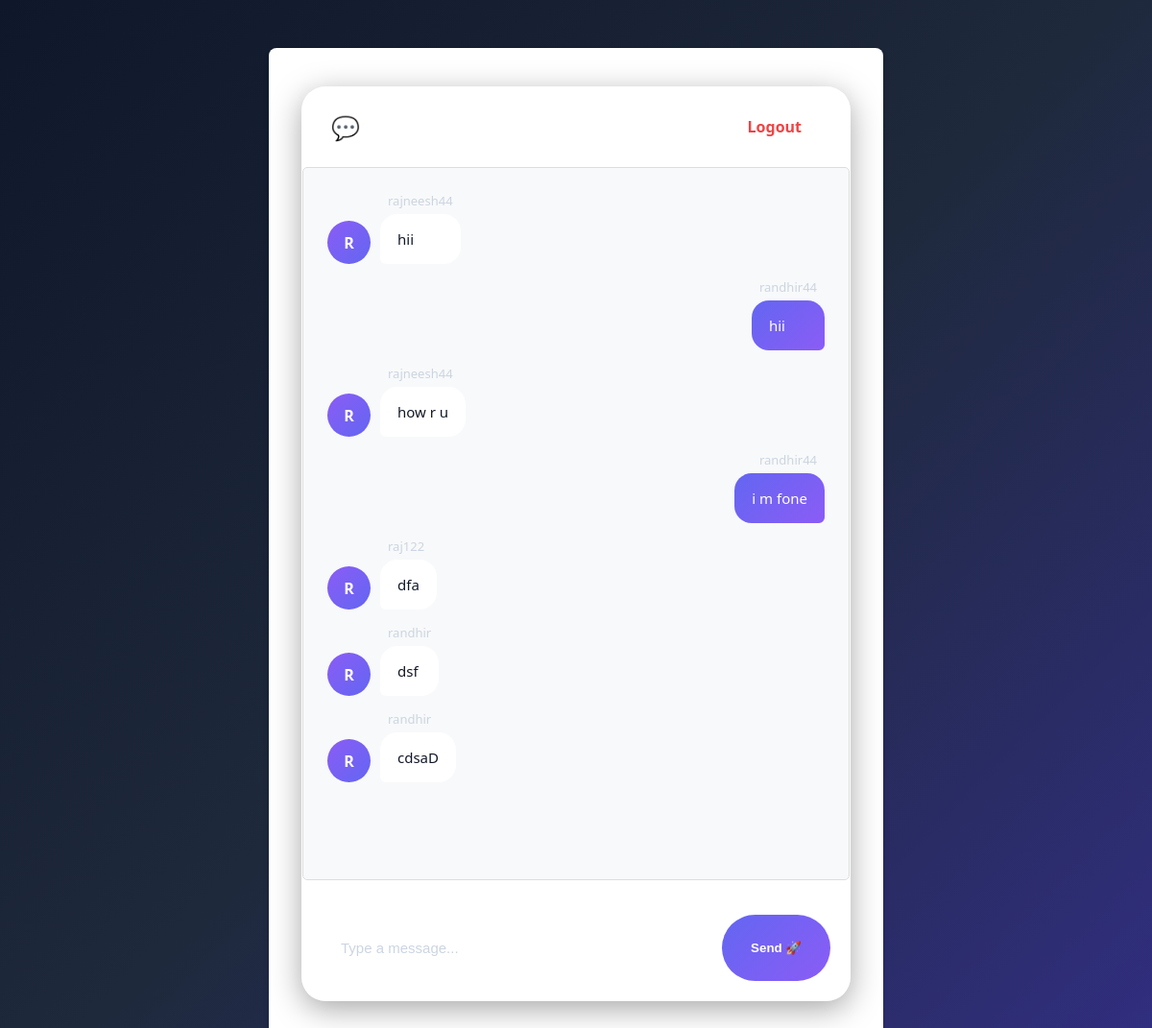
The app's page / (signed in) with its own data.
### chat/models.py (models this page shows, shortened)
class Message(models.Model):
    user = models.ForeignKey(User, on_delete=models.CASCADE)
    content = models.TextField()
    timestamp = models.DateTimeField(auto_now_add=True)
    class Meta:
        ordering = ['timestamp']

### chat/views.py (the view)
# urls.py: path('', views.chat_room, name='chat_room'),
@login_required(login_url='login')
def chat_room(request):
    messages = Message.objects.all()[0:50] # Fetch last 50 messages
    return render(request, 'chat/chat_room.html', {'messages': messages})

### chat/templates/chat/chat_room.html (shortened to what this page needs)
{% extends 'chat/base.html' %}
{% block content %}
<div class="chat-container">
    <div class="chat-header">
        <h3>💬 Welcome, {{ request.user.username }}</h3>
        <a href="{% url 'logout' %}" class="logout-btn">
            Logout
        </a>
    </div>
    <div id="chat-log" class="message-box">
        {% for message in messages %}
        <div class="chat-message {% if message.user.username == request.user.username %}sent{% else %}received{% endif %}">
            {% if message.user.username != request.user.username %}
            <div class="avatar">
                {{ message.user.username|first|upper }}
            </div>
            {% endif %}
            <div class="message-content">
                <div class="username">
                    {{ message.user.username }}
                </div>
                <div class="bubble">
                    {{ message.content }}
                </div>
            </div>
        </div>
        {% endfor %}
    </div>
    <div class="chat-input-area">
        <input
            id="chat-message-input"
            type="text"
            placeholder="Type a message..."
        >
        <button id="chat-message-submit">
            Send 🚀
        </button>
    </div>
</div>
{% endblock %}

### chat/templates/chat/base.html (style rules this page uses)
body { font-family: 'Segoe UI', Tahoma, Geneva, Verdana, sans-serif; background: #e9ecef; margin: 0; padding: 0; }
input[type="text"], input[type="password"] { width: 100%; padding: 10px; margin: 10px 0; border: 1px solid #ccc; border-radius: 5px; box-sizing: border-box; }
button { background: #28a745; color: white; border: none; padding: 10px 15px; border-radius: 5px; cursor: pointer; }
.message-box { height: 400px; overflow-y: scroll; border: 1px solid #ddd; padding: 15px; background: #f8f9fa; border-radius: 5px; margin-bottom: 15px; }

### chat/templates/chat/chat_room.html (style rules this page uses)
body { background: linear-gradient( 135deg, #0f172a, #1e293b, #312e81 ); min-height:100vh; }
.chat-container { width:95%; max-width:1100px; height:90vh; margin:20px auto; display:flex; flex-direction:column; background:rgba(255,255,255,0.08); backdrop-filter:blur(25px); border:1px solid rgba(255,255,255,0.1); border-radius:25px; overflow:hidden; box-shadow: 0 8px 32px rgba(0,0,0,.35); }
.chat-header { display:flex; justify-content:space-between; align-items:center; padding:20px 30px; background:rgba(255,255,255,.05); border-bottom:1px solid rgba(255,255,255,.1); color:white; }
.chat-header h3 { margin:0; font-size:24px; font-weight:600; }
.logout-btn { text-decoration:none; background:white; color:#ef4444; padding:10px 20px; border-radius:50px; font-weight:600; transition:.3s; }
.message-box { flex:1; overflow-y:auto; padding:25px; display:flex; flex-direction:column; gap:15px; }
.chat-message { display:flex; align-items:flex-end; gap:10px; animation:slideUp .25s ease; }
.received { justify-content:flex-start; }
.sent { justify-content:flex-end; }
.avatar { width:45px; height:45px; border-radius:50%; background:linear-gradient( 135deg, #8b5cf6, #6366f1 ); color:white; display:flex; justify-content:center; align-items:center; font-weight:bold; font-size:16px; flex-shrink:0; }
.message-content { max-width:70%; }
.username { color:#cbd5e1; font-size:13px; margin-bottom:5px; padding:0 8px; }
.sent .username { text-align:right; }
.bubble { padding:14px 18px; border-radius:18px; word-wrap:break-word; line-height:1.6; font-size:15px; }
.received .bubble { background:white; color:#111827; border-bottom-left-radius:6px; }
.sent .bubble { background:linear-gradient( 135deg, #6366f1, #8b5cf6 ); color:white; border-bottom-right-radius:6px; }
.chat-input-area { display:flex; gap:15px; padding:20px; background:rgba(255,255,255,.05); border-top:1px solid rgba(255,255,255,.1); }
#chat-message-input { flex:1; border:none; outline:none; border-radius:50px; padding:16px 20px; background:rgba(255,255,255,.08); color:white; font-size:15px; }
#chat-message-input::placeholder { color:#cbd5e1; }
#chat-message-submit { border:none; border-radius:50px; padding:0 30px; background:linear-gradient( 135deg, #6366f1, #8b5cf6 ); color:white; font-weight:600; cursor:pointer; transition:.3s; }

### records on screen
Message: user.username|first "R", user.username "rajneesh44", content "hii"
Message: user.username "randhir44", content "hii"
Message: user.username|first "R", user.username "rajneesh44", content "how r u"
Message: user.username "randhir44", content "i m fone"
Message: user.username|first "R", user.username "raj122", content "dfa"
Message: user.username|first "R", user.username "randhir", content "dsf"
Message: user.username|first "R", user.username "randhir", content "cdsaD"
